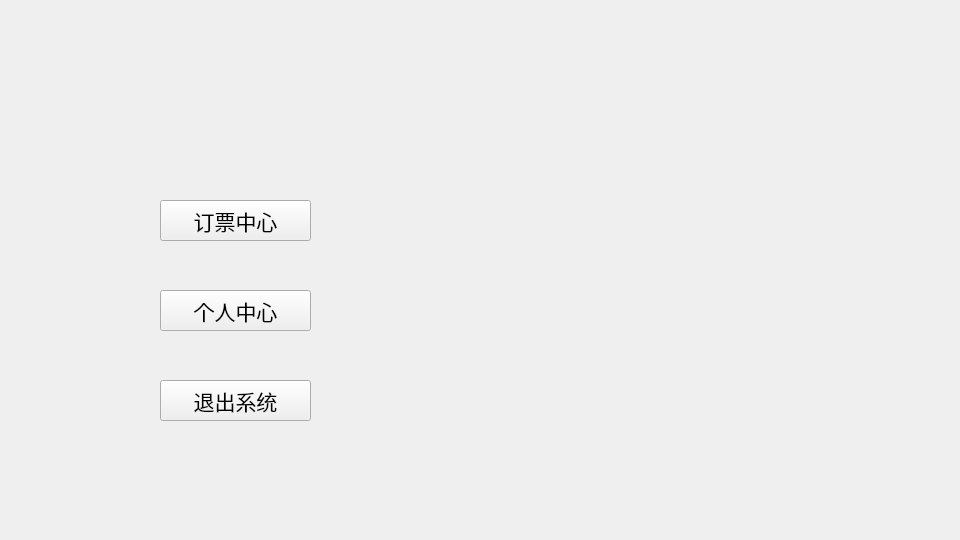
<?xml version="1.0" encoding="UTF-8"?>
<ui version="4.0">
 <class>MenuPage</class>
 <widget class="QWidget" name="MenuPage">
  <property name="geometry">
   <rect>
    <x>0</x>
    <y>0</y>
    <width>960</width>
    <height>540</height>
   </rect>
  </property>
  <property name="minimumSize">
   <size>
    <width>960</width>
    <height>540</height>
   </size>
  </property>
  <property name="windowTitle">
   <string>Form</string>
  </property>
  <widget class="QPushButton" name="exitBtn">
   <property name="geometry">
    <rect>
     <x>160</x>
     <y>380</y>
     <width>151</width>
     <height>41</height>
    </rect>
   </property>
   <property name="font">
    <font>
     <pointsize>16</pointsize>
    </font>
   </property>
   <property name="text">
    <string>退出系统</string>
   </property>
  </widget>
  <widget class="QPushButton" name="userBtn">
   <property name="geometry">
    <rect>
     <x>160</x>
     <y>290</y>
     <width>151</width>
     <height>41</height>
    </rect>
   </property>
   <property name="font">
    <font>
     <pointsize>16</pointsize>
    </font>
   </property>
   <property name="text">
    <string>个人中心</string>
   </property>
  </widget>
  <widget class="QPushButton" name="searchBtn">
   <property name="geometry">
    <rect>
     <x>160</x>
     <y>200</y>
     <width>151</width>
     <height>41</height>
    </rect>
   </property>
   <property name="font">
    <font>
     <pointsize>16</pointsize>
    </font>
   </property>
   <property name="text">
    <string>订票中心</string>
   </property>
  </widget>
  <widget class="QLabel" name="userLbl">
   <property name="geometry">
    <rect>
     <x>830</x>
     <y>20</y>
     <width>121</width>
     <height>41</height>
    </rect>
   </property>
   <property name="font">
    <font>
     <family>微软雅黑</family>
     <pointsize>11</pointsize>
    </font>
   </property>
   <property name="text">
    <string/>
   </property>
  </widget>
  <widget class="QLabel" name="iconLbl">
   <property name="geometry">
    <rect>
     <x>780</x>
     <y>20</y>
     <width>41</width>
     <height>41</height>
    </rect>
   </property>
   <property name="text">
    <string/>
   </property>
  </widget>
  <widget class="QLabel" name="planeLbl">
   <property name="geometry">
    <rect>
     <x>420</x>
     <y>90</y>
     <width>481</width>
     <height>401</height>
    </rect>
   </property>
   <property name="text">
    <string/>
   </property>
  </widget>
 </widget>
 <resources/>
 <connections/>
</ui>
